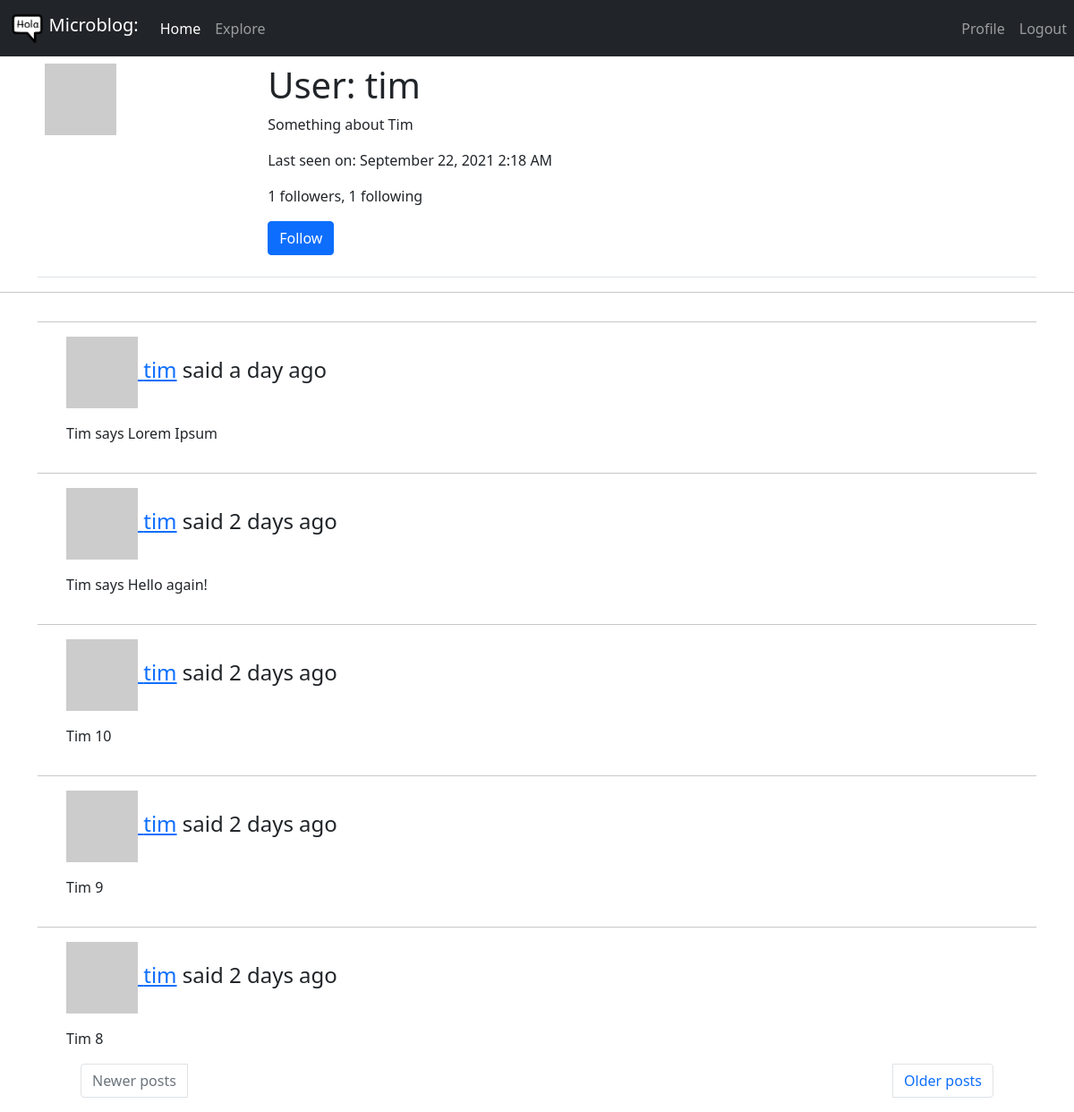
/user/tim (signed in), run on an earlier commit of the app's database.
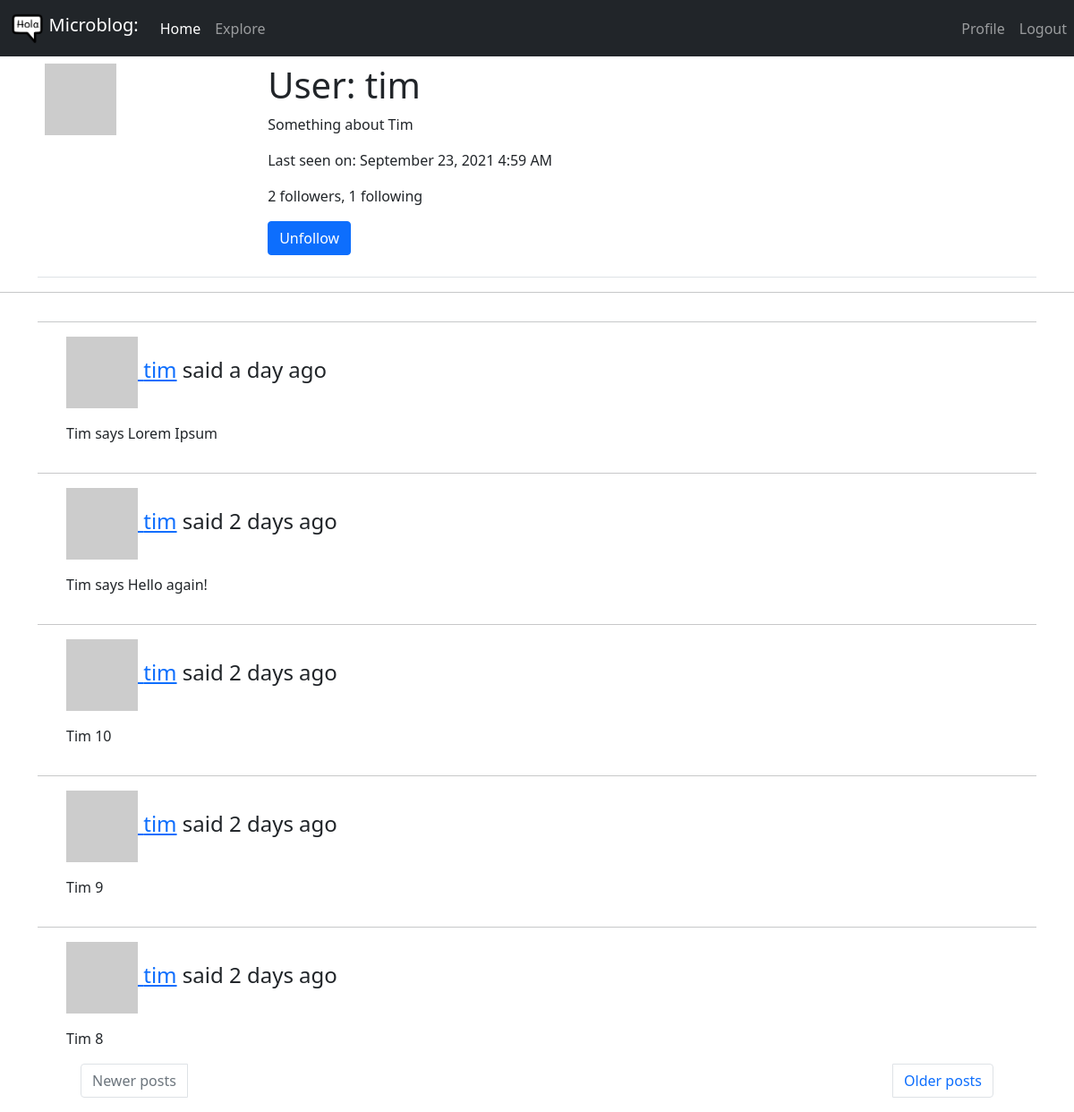
And on a later commit of the database.
### app/models.py (models this page shows, shortened)
class User(UserMixin, db.Model):
    id = db.Column(db.Integer, primary_key=True)
    username = db.Column(db.String(64), index=True, unique=True)
    email = db.Column(db.String(120), index=True, unique=True)
    password_hash = db.Column(db.String(128))
    posts = db.relationship('Post', backref='author', lazy='dynamic')
    about_me = db.Column(db.String(140))
    last_seen = db.Column(db.DateTime, default=datetime.utcnow)
    followed = db.relationship(
        'User', secondary=followers,
        primaryjoin=(followers.c.follower_id == id),
        secondaryjoin=(followers.c.followed_id == id),
        backref=db.backref('followers', lazy='dynamic'), lazy='dynamic')
    def avatar(self, size):
        digest = md5(self.email.lower().encode('utf-8')).hexdigest()
        return 'https://www.gravatar.com/avatar/{}?d=identicon&s={}'.format(
            digest, size)
    def is_following(self, user):
        return self.followed.filter(
            followers.c.followed_id == user.id).count() > 0

class Post(db.Model):
    id = db.Column(db.Integer, primary_key=True)
    body = db.Column(db.String(140))
    timestamp = db.Column(db.DateTime, index=True, default=datetime.utcnow)
    user_id = db.Column(db.Integer, db.ForeignKey('user.id'))

### app/routes.py (the view)
@app.route('/user/<username>')
@login_required
def user(username):
    user = User.query.filter_by(username=username).first_or_404()
    page = request.args.get('page', 1, type=int)
    posts = user.posts.order_by(Post.timestamp.desc()).paginate(page, app.config['POSTS_PER_PAGE'], False)
    next_url = url_for('user', username=user.username, page=posts.next_num) \
        if posts.has_next else None
    prev_url = url_for('user', username=user.username, page=posts.prev_num) \
        if posts.has_prev else None
    form = EmptyForm()
    return render_template('user.html', user=user, posts=posts.items, next_url=next_url, prev_url=prev_url, form=form)

### app/forms.py
class EmptyForm(FlaskForm):
    submit = SubmitField('Submit')

### app/models.py (called while the page is built)
@login.user_loader
def load_user(id):
    return User.query.get(int(id))

### app/routes.py (called while the page is built)
@app.before_request
def before_request():
    if current_user.is_authenticated:
        current_user.last_seen = datetime.utcnow()
        db.session.commit()
    g.locale = str(get_locale())

### app/templates/user.html (shortened to what this page needs)
{% extends "base.html" %}
{% block content %}
    <div class="container">
    <table class="table table-hover">
        <tr valign="top">
            <td><img src="{{ user.avatar(200) }}"></td>
            <td>
                <h1>{{ _('User') }}: {{ user.username }}</h1>
                {% if user.about_me %}<p>{{ user.about_me }}</p>{% endif %}
                {% if user.last_seen %}<p>{{ _('Last seen on') }}: {{ moment(user.last_seen).format('LLL') }}</p>{% endif %}
                <p>{{ _('%(count)d followers', count=user.followers.count()) }}, {{ _('%(count)d following', count=user.followed.count()) }}</p>
                {% if user == current_user %}
                <p><a href="{{ url_for('edit_profile') }}">{{ _('Edit your profile') }}</a></p>
                {% elif not current_user.is_following(user) %}
                <p>
                    <form action="{{ url_for('follow', username=user.username) }}" method="post">
                        {{ form.submit(value=_('Follow'), class="btn btn-primary") }}
                    </form>
                </p>
                {% else %}
                <p>
                    <form action="{{ url_for('unfollow', username=user.username) }}" method="post">
                        {{ form.submit(value=_('Unfollow'), class="btn btn-primary") }}
                    </form>
                </p>
                {% endif %}
            </td>
        </tr>
    </table>
    </div>
    <hr>
    {% for post in posts %}
        {% include '_post.html' %}
    {% endfor %}
    <div class="container">
        <nav>
          <ul class="pagination justify-content-between">
            {% if prev_url %}
            <li class="page-item px-5">
              <a class="page-link" href="{{ prev_url }}">{{ _('Newer posts') }}</a>
            </li>
            {% else %}
            <li class="page-item px-5 disabled">
              <a class="page-link" href="{{ prev_url }}">{{ _('Newer posts') }}</a>
            </li>
            {% endif %}
            {% if next_url %}
            <li class="page-item px-5">
              <a class="page-link" href="{{ next_url }}">{{ _('Older posts') }}</a>
            </li>
            {% else %}
            <li class="page-item px-5 disabled">
              <a class="page-link" href="{{ next_url }}">{{ _('Older posts') }}</a>
            </li>
            {% endif %}
          </ul>
        </nav>
      </div>
  {% endblock %}

### app/templates/base.html (shortened to what this page needs)
<!DOCTYPE html>
<html lang="en">
  <head>
    <link
      href="https://cdn.jsdelivr.net/npm/bootstrap@5.1.1/dist/css/bootstrap.min.css"
      rel="stylesheet"
    />
    <link
      rel="stylesheet"
      href="https://cdnjs.cloudflare.com/ajax/libs/font-awesome/5.15.3/css/all.min.css"
    />
    <nav class="navbar navbar-expand-lg navbar-dark bg-dark">
      <div class="container-fluid">
        <a class="navbar-brand" href="{{ url_for('index') }}">
          <img
            src="{{ url_for('static', filename='holacuentame_logo_80px_black.png')}}"
            alt=""
            width="auto"
            height="36"
            class="d-inline-block align-text-top"
          />
          Microblog:</a
        >
        <div class="collapse navbar-collapse" id="navbar">
          <div class="navbar-nav">
            <ul class="navbar-nav me-auto mb-2 mb-lg-0">
              <li class="nav-item">
                <a
                  class="nav-link active"
                  aria-current="page"
                  href="{{ url_for('index') }}"
                  >{{ _('Home') }}</a
                >
              </li>
              <li class="nav-item">
                <a class="nav-link" href="{{ url_for('explore') }}">{{ _('Explore') }}</a>
              </li>
            </ul>
          </div>
        </div>
      </div>
      <ul class="navbar-nav justify-content-end">
        {% if current_user.is_anonymous %}
        <li class="nav-item">
          <a class="nav-link" href="{{ url_for('login') }}">{{ _('Login') }}</a>
        </li>
        {% else %}
        <li class="nav-item">
          <a
            class="nav-link"
            href="{{ url_for('user', username=current_user.username) }}"
            >{{ _('Profile') }}</a
          >
        </li>
        <li class="nav-item">
          <a class="nav-link" href="{{ url_for('logout') }}">{{ _('Logout') }}</a>
        </li>
        {% endif %}
      </ul>
    </nav>
  </head>
  <body>
    {% block content %}{% endblock %}
  </body>
</html>

### app/templates/_post.html (shortened to what this page needs)
<div class="container">
    <div class="row table-hover">
        <div class="col-md-12">
            <div class="blog-comment">
                <hr/>
                <ul class="comments">
                    <div class="post-comments">
                        <h4><a href="{{ url_for('user', username=post.author.username) }}"> <img src="{{ post.author.avatar(40) }}" class="avatar" alt=""> {{ post.author.username }}</a> {{ _('%(username)s said %(when)s', username=user_link, when=moment(post.timestamp).fromNow()) }} </h4> </p>
                        <p> {{ post.body }} </p>
                    </div>
                </ul>
            </div>
        </div>
    </div>
</div>

What changed in the data, as far as the page shows it:
changed User "tim": last_seen "September 22, 2021 2:18 AM" → "September 23, 2021 4:59 AM"
Also different on the page:
form field submit: (not shown) → "Unfollow"
form field submit: "Follow" → (not shown)
text no longer shown: "1 followers"
text now shown: "2 followers"
